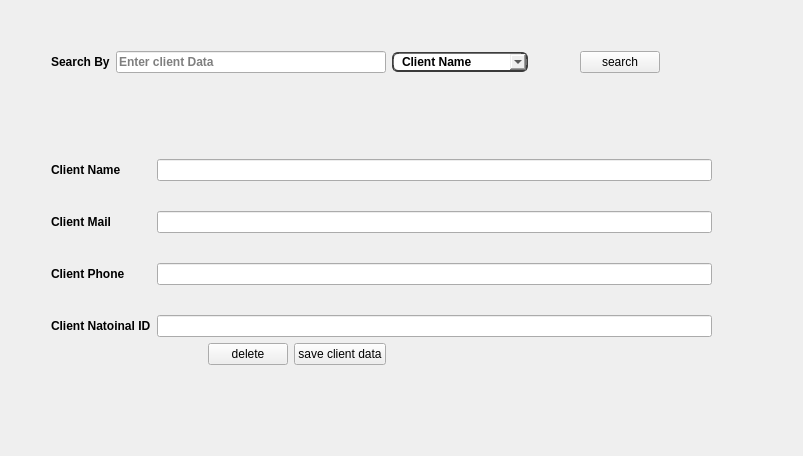
              <widget class="QWidget" name="tab_64">
               <attribute name="title">
                <string>Edit Or Delet Client</string>
               </attribute>
               <layout class="QGridLayout" name="gridLayout_14">
                <item row="2" column="2">
                 <spacer name="horizontalSpacer_22">
                  <property name="orientation">
                   <enum>Qt::Horizontal</enum>
                  </property>
                  <property name="sizeType">
                   <enum>QSizePolicy::Preferred</enum>
                  </property>
                  <property name="sizeHint" stdset="0">
                   <size>
                    <width>40</width>
                    <height>20</height>
                   </size>
                  </property>
                 </spacer>
                </item>
                <item row="1" column="6">
                 <widget class="QComboBox" name="comboBox_60">
                  <property name="font">
                   <font>
                    <family>MS Shell Dlg 2</family>
                    <weight>75</weight>
                    <bold>true</bold>
                   </font>
                  </property>
                  <property name="styleSheet">
                   <string notr="true">border-style: outset;
	border-width: 2px;
	border-top-color: qlineargradient(spread:pad, x1:0.5, y1:0.6, x2:0.5, y2:0.4, stop:0 rgba(115, 115, 115, 255), stop:1 rgba(62, 62, 62, 255));
	border-right-color: qlineargradient(spread:pad, x1:0.4, y1:0.5, x2:0.6, y2:0.5, stop:0 rgba(115, 115, 115, 255), stop:1 rgba(62, 62, 62, 255));
	border-left-color: qlineargradient(spread:pad, x1:0.6, y1:0.5, x2:0.4, y2:0.5, stop:0 rgba(115, 115, 115, 255), stop:1 rgba(62, 62, 62, 255));
	border-bottom-color: rgb(58, 58, 58);
	border-bottom-width: 1px;
	border-style: solid;
	border-width: 2px; border-radius: 6px;
	
padding: 0 8px;
</string>
                  </property>
                  <item>
                   <property name="text">
                    <string>Client Name</string>
                   </property>
                  </item>
                  <item>
                   <property name="text">
                    <string>Client Mail</string>
                   </property>
                  </item>
                  <item>
                   <property name="text">
                    <string>Client Phone</string>
                   </property>
                  </item>
                  <item>
                   <property name="text">
                    <string>Client Natoinal ID</string>
                   </property>
                  </item>
                 </widget>
                </item>
                <item row="2" column="5">
                 <spacer name="horizontalSpacer_19">
                  <property name="orientation">
                   <enum>Qt::Horizontal</enum>
                  </property>
                  <property name="sizeType">
                   <enum>QSizePolicy::Preferred</enum>
                  </property>
                  <property name="sizeHint" stdset="0">
                   <size>
                    <width>40</width>
                    <height>20</height>
                   </size>
                  </property>
                 </spacer>
                </item>
                <item row="7" column="8">
                 <spacer name="verticalSpacer_28">
                  <property name="orientation">
                   <enum>Qt::Vertical</enum>
                  </property>
                  <property name="sizeType">
                   <enum>QSizePolicy::Maximum</enum>
                  </property>
                  <property name="sizeHint" stdset="0">
                   <size>
                    <width>20</width>
                    <height>40</height>
                   </size>
                  </property>
                 </spacer>
                </item>
                <item row="0" column="0">
                 <spacer name="verticalSpacer_3">
                  <property name="orientation">
                   <enum>Qt::Vertical</enum>
                  </property>
                  <property name="sizeType">
                   <enum>QSizePolicy::Maximum</enum>
                  </property>
                  <property name="sizeHint" stdset="0">
                   <size>
                    <width>20</width>
                    <height>40</height>
                   </size>
                  </property>
                 </spacer>
                </item>
                <item row="2" column="3">
                 <spacer name="horizontalSpacer_41">
                  <property name="orientation">
                   <enum>Qt::Horizontal</enum>
                  </property>
                  <property name="sizeType">
                   <enum>QSizePolicy::Preferred</enum>
                  </property>
                  <property name="sizeHint" stdset="0">
                   <size>
                    <width>40</width>
                    <height>20</height>
                   </size>
                  </property>
                 </spacer>
                </item>
                <item row="6" column="8">
                 <spacer name="verticalSpacer_29">
                  <property name="orientation">
                   <enum>Qt::Vertical</enum>
                  </property>
                  <property name="sizeType">
                   <enum>QSizePolicy::Maximum</enum>
                  </property>
                  <property name="sizeHint" stdset="0">
                   <size>
                    <width>20</width>
                    <height>40</height>
                   </size>
                  </property>
                 </spacer>
                </item>
                <item row="4" column="0">
                 <spacer name="horizontalSpacer_5">
                  <property name="orientation">
                   <enum>Qt::Horizontal</enum>
                  </property>
                  <property name="sizeType">
                   <enum>QSizePolicy::Preferred</enum>
                  </property>
                  <property name="sizeHint" stdset="0">
                   <size>
                    <width>40</width>
                    <height>20</height>
                   </size>
                  </property>
                 </spacer>
                </item>
                <item row="2" column="10">
                 <spacer name="horizontalSpacer_115">
                  <property name="orientation">
                   <enum>Qt::Horizontal</enum>
                  </property>
                  <property name="sizeType">
                   <enum>QSizePolicy::MinimumExpanding</enum>
                  </property>
                  <property name="sizeHint" stdset="0">
                   <size>
                    <width>40</width>
                    <height>20</height>
                   </size>
                  </property>
                 </spacer>
                </item>
                <item row="2" column="15">
                 <spacer name="horizontalSpacer_100">
                  <property name="orientation">
                   <enum>Qt::Horizontal</enum>
                  </property>
                  <property name="sizeType">
                   <enum>QSizePolicy::Preferred</enum>
                  </property>
                  <property name="sizeHint" stdset="0">
                   <size>
                    <width>40</width>
                    <height>20</height>
                   </size>
                  </property>
                 </spacer>
                </item>
                <item row="2" column="1">
                 <spacer name="horizontalSpacer_6">
                  <property name="orientation">
                   <enum>Qt::Horizontal</enum>
                  </property>
                  <property name="sizeType">
                   <enum>QSizePolicy::Preferred</enum>
                  </property>
                  <property name="sizeHint" stdset="0">
                   <size>
                    <width>40</width>
                    <height>20</height>
                   </size>
                  </property>
                 </spacer>
                </item>
                <item row="1" column="7">
                 <spacer name="horizontalSpacer_101">
                  <property name="orientation">
                   <enum>Qt::Horizontal</enum>
                  </property>
                  <property name="sizeType">
                   <enum>QSizePolicy::Preferred</enum>
                  </property>
                  <property name="sizeHint" stdset="0">
                   <size>
                    <width>40</width>
                    <height>20</height>
                   </size>
                  </property>
                 </spacer>
                </item>
                <item row="3" column="0">
                 <spacer name="verticalSpacer_27">
                  <property name="orientation">
                   <enum>Qt::Vertical</enum>
                  </property>
                  <property name="sizeType">
                   <enum>QSizePolicy::Maximum</enum>
                  </property>
                  <property name="sizeHint" stdset="0">
                   <size>
                    <width>20</width>
                    <height>40</height>
                   </size>
                  </property>
                 </spacer>
                </item>
                <item row="1" column="1">
                 <widget class="QLabel" name="label_4">
                  <property name="font">
                   <font>
                    <weight>75</weight>
                    <bold>true</bold>
                   </font>
                  </property>
                  <property name="text">
                   <string>Search By</string>
                  </property>
                 </widget>
                </item>
                <item row="2" column="0">
                 <spacer name="verticalSpacer_2">
                  <property name="orientation">
                   <enum>Qt::Vertical</enum>
                  </property>
                  <property name="sizeType">
                   <enum>QSizePolicy::Maximum</enum>
                  </property>
                  <property name="sizeHint" stdset="0">
                   <size>
                    <width>20</width>
                    <height>40</height>
                   </size>
                  </property>
                 </spacer>
                </item>
                <item row="1" column="8">
                 <widget class="QPushButton" name="pushButton_47">
                  <property name="text">
                   <string>search</string>
                  </property>
                 </widget>
                </item>
                <item row="2" column="4">
                 <spacer name="horizontalSpacer_42">
                  <property name="orientation">
                   <enum>Qt::Horizontal</enum>
                  </property>
                  <property name="sizeType">
                   <enum>QSizePolicy::Preferred</enum>
                  </property>
                  <property name="sizeHint" stdset="0">
                   <size>
                    <width>40</width>
                    <height>20</height>
                   </size>
                  </property>
                 </spacer>
                </item>
                <item row="1" column="2" colspan="4">
                 <widget class="QLineEdit" name="lineEdit_86">
                  <property name="font">
                   <font>
                    <family>MS Shell Dlg 2</family>
                    <weight>75</weight>
                    <bold>true</bold>
                   </font>
                  </property>
                  <property name="placeholderText">
                   <string>Enter client Data</string>
                  </property>
                 </widget>
                </item>
                <item row="5" column="4">
                 <widget class="QPushButton" name="pushButton_48">
                  <property name="text">
                   <string>delete</string>
                  </property>
                 </widget>
                </item>
                <item row="5" column="5">
                 <widget class="QPushButton" name="pushButton_46">
                  <property name="text">
                   <string>save client data</string>
                  </property>
                 </widget>
                </item>
                <item row="2" column="11">
                 <spacer name="horizontalSpacer_116">
                  <property name="orientation">
                   <enum>Qt::Horizontal</enum>
                  </property>
                  <property name="sizeType">
                   <enum>QSizePolicy::MinimumExpanding</enum>
                  </property>
                  <property name="sizeHint" stdset="0">
                   <size>
                    <width>40</width>
                    <height>20</height>
                   </size>
                  </property>
                 </spacer>
                </item>
                <item row="4" column="1" colspan="10">
                 <layout class="QFormLayout" name="formLayout_3">
                  <property name="verticalSpacing">
                   <number>30</number>
                  </property>
                  <item row="0" column="0">
                   <widget class="QLabel" name="label_101">
                    <property name="sizePolicy">
                     <sizepolicy hsizetype="Maximum" vsizetype="Preferred">
                      <horstretch>0</horstretch>
                      <verstretch>0</verstretch>
                     </sizepolicy>
                    </property>
                    <property name="font">
                     <font>
                      <weight>75</weight>
                      <bold>true</bold>
                     </font>
                    </property>
                    <property name="text">
                     <string>Client Name</string>
                    </property>
                   </widget>
                  </item>
                  <item row="0" column="1">
                   <widget class="QLineEdit" name="lineEdit_85"/>
                  </item>
                  <item row="1" column="0">
                   <widget class="QLabel" name="label_102">
                    <property name="sizePolicy">
                     <sizepolicy hsizetype="Maximum" vsizetype="Preferred">
                      <horstretch>0</horstretch>
                      <verstretch>0</verstretch>
                     </sizepolicy>
                    </property>
                    <property name="font">
                     <font>
                      <weight>75</weight>
                      <bold>true</bold>
                     </font>
                    </property>
                    <property name="text">
                     <string>Client Mail</string>
                    </property>
                   </widget>
                  </item>
                  <item row="1" column="1">
                   <widget class="QLineEdit" name="lineEdit_83"/>
                  </item>
                  <item row="2" column="0">
                   <widget class="QLabel" name="label_103">
                    <property name="sizePolicy">
                     <sizepolicy hsizetype="Maximum" vsizetype="Preferred">
                      <horstretch>0</horstretch>
                      <verstretch>0</verstretch>
                     </sizepolicy>
                    </property>
                    <property name="font">
                     <font>
                      <weight>75</weight>
                      <bold>true</bold>
                     </font>
                    </property>
                    <property name="text">
                     <string>Client Phone</string>
                    </property>
                   </widget>
                  </item>
                  <item row="2" column="1">
                   <widget class="QLineEdit" name="lineEdit_84"/>
                  </item>
                  <item row="3" column="0">
                   <widget class="QLabel" name="label_104">
                    <property name="sizePolicy">
                     <sizepolicy hsizetype="Maximum" vsizetype="Preferred">
                      <horstretch>0</horstretch>
                      <verstretch>0</verstretch>
                     </sizepolicy>
                    </property>
                    <property name="font">
                     <font>
                      <weight>75</weight>
                      <bold>true</bold>
                     </font>
                    </property>
                    <property name="text">
                     <string>Client Natoinal ID</string>
                    </property>
                   </widget>
                  </item>
                  <item row="3" column="1">
                   <widget class="QLineEdit" name="lineEdit_82"/>
                  </item>
                 </layout>
                </item>
               </layout>
              </widget>
